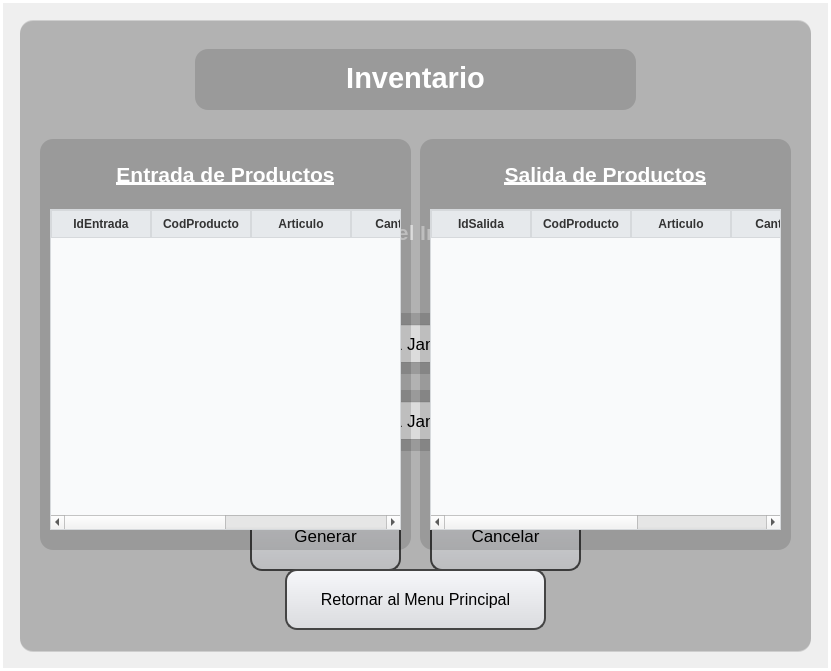
<?xml version="1.0" encoding="UTF-8"?>
<ui version="4.0">
 <class>MainWindow</class>
 <widget class="QMainWindow" name="MainWindow">
  <property name="geometry">
   <rect>
    <x>0</x>
    <y>0</y>
    <width>831</width>
    <height>671</height>
   </rect>
  </property>
  <property name="minimumSize">
   <size>
    <width>452</width>
    <height>611</height>
   </size>
  </property>
  <property name="maximumSize">
   <size>
    <width>16777215</width>
    <height>16777215</height>
   </size>
  </property>
  <property name="windowTitle">
   <string>MainWindow</string>
  </property>
  <widget class="QWidget" name="centralwidget">
   <widget class="QLabel" name="label">
    <property name="geometry">
     <rect>
      <x>0</x>
      <y>0</y>
      <width>831</width>
      <height>671</height>
     </rect>
    </property>
    <property name="text">
     <string/>
    </property>
    <property name="pixmap">
     <pixmap>../view_img/fondo.png</pixmap>
    </property>
    <property name="scaledContents">
     <bool>true</bool>
    </property>
   </widget>
   <widget class="QLabel" name="label_14">
    <property name="enabled">
     <bool>false</bool>
    </property>
    <property name="geometry">
     <rect>
      <x>0</x>
      <y>0</y>
      <width>831</width>
      <height>671</height>
     </rect>
    </property>
    <property name="styleSheet">
     <string notr="true">background-color: qlineargradient(spread:pad, x1:0, y1:0, x2:0, y2:00715909, stop:0 rgba(0, 0, 0, 35), stop:0.375 rgba(0, 0, 0, 50), stop:0.835227 rgba(0, 0, 0, 75));

border: 3px solid white; </string>
    </property>
    <property name="text">
     <string/>
    </property>
   </widget>
   <widget class="QWidget" name="widget_2" native="true">
    <property name="geometry">
     <rect>
      <x>0</x>
      <y>-1</y>
      <width>831</width>
      <height>671</height>
     </rect>
    </property>
    <widget class="QLabel" name="label_4">
     <property name="geometry">
      <rect>
       <x>20</x>
       <y>21</y>
       <width>791</width>
       <height>631</height>
      </rect>
     </property>
     <property name="styleSheet">
      <string notr="true">background-color:rgba(0,0,0,35);
border-radius:13px</string>
     </property>
     <property name="text">
      <string/>
     </property>
    </widget>
    <widget class="QLabel" name="label_5">
     <property name="geometry">
      <rect>
       <x>670</x>
       <y>35</y>
       <width>91</width>
       <height>91</height>
      </rect>
     </property>
     <property name="styleSheet">
      <string notr="true">image: url(:/image/IMG/metrologo.png);</string>
     </property>
     <property name="text">
      <string/>
     </property>
     <property name="pixmap">
      <pixmap>../view_img/metrologo.png</pixmap>
     </property>
     <property name="scaledContents">
      <bool>true</bool>
     </property>
    </widget>
    <widget class="QLabel" name="label_7">
     <property name="geometry">
      <rect>
       <x>40</x>
       <y>140</y>
       <width>371</width>
       <height>411</height>
      </rect>
     </property>
     <property name="styleSheet">
      <string notr="true">background-color:rgba(0,0,0,35);
border-radius:13px</string>
     </property>
     <property name="text">
      <string/>
     </property>
    </widget>
    <widget class="QLabel" name="label_9">
     <property name="geometry">
      <rect>
       <x>420</x>
       <y>140</y>
       <width>371</width>
       <height>411</height>
      </rect>
     </property>
     <property name="styleSheet">
      <string notr="true">background-color:rgba(0,0,0,35);
border-radius:13px</string>
     </property>
     <property name="text">
      <string/>
     </property>
    </widget>
    <widget class="QLabel" name="warning">
     <property name="geometry">
      <rect>
       <x>30</x>
       <y>500</y>
       <width>391</width>
       <height>41</height>
      </rect>
     </property>
     <property name="font">
      <font>
       <pointsize>11</pointsize>
       <weight>75</weight>
       <bold>true</bold>
      </font>
     </property>
     <property name="styleSheet">
      <string notr="true">color: red</string>
     </property>
     <property name="text">
      <string/>
     </property>
     <property name="alignment">
      <set>Qt::AlignCenter</set>
     </property>
    </widget>
    <widget class="QPushButton" name="bTretorno">
     <property name="geometry">
      <rect>
       <x>285</x>
       <y>570</y>
       <width>261</width>
       <height>61</height>
      </rect>
     </property>
     <property name="font">
      <font>
       <pointsize>12</pointsize>
       <weight>50</weight>
       <bold>false</bold>
       <underline>false</underline>
       <strikeout>false</strikeout>
      </font>
     </property>
     <property name="styleSheet">
      <string notr="true">QPushButton {
	color: black;
	 background: qlineargradient(x1:0, y1:0, x2:0, y2:1, stop:0 #f6f7fa, stop:1 #dadbde);
	border: 2px solid #444444;
    text-align: center; 
    text-decoration: none; 
    border-radius: 12px;
}

QPushButton:hover {
	background-color: rgb(255, 0, 0);
}

QPushButton:pressed {
	background-color: rgb(166, 0, 0);
}</string>
     </property>
     <property name="text">
      <string>Retornar al Menu Principal</string>
     </property>
    </widget>
    <widget class="QTableWidget" name="tw_entrada">
     <property name="geometry">
      <rect>
       <x>50</x>
       <y>210</y>
       <width>351</width>
       <height>321</height>
      </rect>
     </property>
     <property name="font">
      <font>
       <weight>50</weight>
       <bold>false</bold>
      </font>
     </property>
     <property name="styleSheet">
      <string notr="true">QTableWidget {
    border: 1px solid #d6d9dc;
    background-color: #f9fafb;
    gridline-color: #e6e9ec;
    alternate-background-color: #f1f3f4;
}

QHeaderView::section {
    background-color: #e6e9ec;
    padding: 4px;
    border: 1px solid #d6d9dc;
    font-weight: bold;
    color: #333333;
}

QTableWidget::item {
    border: 1px solid #d6d9dc;
    padding: 5px;
}

QTableWidget::item:selected {
    background-color: #d6d9dc;
    color: #333333;
}</string>
     </property>
     <property name="cornerButtonEnabled">
      <bool>true</bool>
     </property>
     <column>
      <property name="text">
       <string>IdEntrada</string>
      </property>
      <property name="font">
       <font>
        <pointsize>9</pointsize>
       </font>
      </property>
     </column>
     <column>
      <property name="text">
       <string>CodProducto</string>
      </property>
     </column>
     <column>
      <property name="text">
       <string>Articulo</string>
      </property>
      <property name="font">
       <font>
        <pointsize>9</pointsize>
       </font>
      </property>
     </column>
     <column>
      <property name="text">
       <string>Cantidad</string>
      </property>
      <property name="font">
       <font>
        <pointsize>9</pointsize>
       </font>
      </property>
     </column>
     <column>
      <property name="text">
       <string>¿Se recibio?</string>
      </property>
      <property name="font">
       <font>
        <pointsize>9</pointsize>
       </font>
      </property>
     </column>
     <column>
      <property name="text">
       <string>Fecha Recepción</string>
      </property>
     </column>
    </widget>
    <widget class="QTableWidget" name="tw_salida">
     <property name="geometry">
      <rect>
       <x>430</x>
       <y>210</y>
       <width>351</width>
       <height>321</height>
      </rect>
     </property>
     <property name="font">
      <font>
       <weight>50</weight>
       <bold>false</bold>
      </font>
     </property>
     <property name="styleSheet">
      <string notr="true">QTableWidget {
    border: 1px solid #d6d9dc;
    background-color: #f9fafb;
    gridline-color: #e6e9ec;
    alternate-background-color: #f1f3f4;
}

QHeaderView::section {
    background-color: #e6e9ec;
    padding: 4px;
    border: 1px solid #d6d9dc;
    font-weight: bold;
    color: #333333;
}

QTableWidget::item {
    border: 1px solid #d6d9dc;
    padding: 5px;
}

QTableWidget::item:selected {
    background-color: #d6d9dc;
    color: #333333;
}</string>
     </property>
     <property name="cornerButtonEnabled">
      <bool>true</bool>
     </property>
     <column>
      <property name="text">
       <string>IdSalida</string>
      </property>
      <property name="font">
       <font>
        <pointsize>9</pointsize>
       </font>
      </property>
     </column>
     <column>
      <property name="text">
       <string>CodProducto</string>
      </property>
      <property name="font">
       <font>
        <pointsize>9</pointsize>
       </font>
      </property>
     </column>
     <column>
      <property name="text">
       <string>Articulo</string>
      </property>
      <property name="font">
       <font>
        <pointsize>9</pointsize>
       </font>
      </property>
     </column>
     <column>
      <property name="text">
       <string>Cantidad</string>
      </property>
      <property name="font">
       <font>
        <pointsize>9</pointsize>
       </font>
      </property>
     </column>
     <column>
      <property name="text">
       <string>Fecha Salida</string>
      </property>
     </column>
    </widget>
    <widget class="QLabel" name="label_8">
     <property name="geometry">
      <rect>
       <x>105</x>
       <y>150</y>
       <width>241</width>
       <height>51</height>
      </rect>
     </property>
     <property name="font">
      <font>
       <pointsize>16</pointsize>
       <weight>75</weight>
       <italic>false</italic>
       <bold>true</bold>
       <underline>true</underline>
      </font>
     </property>
     <property name="styleSheet">
      <string notr="true">color: white</string>
     </property>
     <property name="text">
      <string>Entrada de Productos</string>
     </property>
     <property name="alignment">
      <set>Qt::AlignCenter</set>
     </property>
    </widget>
    <widget class="QLabel" name="label_10">
     <property name="geometry">
      <rect>
       <x>495</x>
       <y>150</y>
       <width>221</width>
       <height>51</height>
      </rect>
     </property>
     <property name="font">
      <font>
       <pointsize>16</pointsize>
       <weight>75</weight>
       <bold>true</bold>
       <underline>true</underline>
      </font>
     </property>
     <property name="styleSheet">
      <string notr="true">color: white</string>
     </property>
     <property name="text">
      <string>Salida de Productos</string>
     </property>
     <property name="alignment">
      <set>Qt::AlignCenter</set>
     </property>
    </widget>
    <widget class="QLabel" name="label_21">
     <property name="geometry">
      <rect>
       <x>200</x>
       <y>53</y>
       <width>431</width>
       <height>51</height>
      </rect>
     </property>
     <property name="font">
      <font>
       <pointsize>22</pointsize>
       <weight>75</weight>
       <bold>true</bold>
      </font>
     </property>
     <property name="styleSheet">
      <string notr="true">color: white</string>
     </property>
     <property name="text">
      <string>Inventario</string>
     </property>
     <property name="alignment">
      <set>Qt::AlignCenter</set>
     </property>
    </widget>
    <widget class="QLabel" name="label_22">
     <property name="geometry">
      <rect>
       <x>195</x>
       <y>50</y>
       <width>441</width>
       <height>61</height>
      </rect>
     </property>
     <property name="styleSheet">
      <string notr="true">background-color:rgba(0,0,0,35);
border-radius:13px</string>
     </property>
     <property name="text">
      <string/>
     </property>
    </widget>
    <widget class="QLabel" name="label_23">
     <property name="geometry">
      <rect>
       <x>90</x>
       <y>270</y>
       <width>271</width>
       <height>151</height>
      </rect>
     </property>
     <property name="font">
      <font>
       <pointsize>17</pointsize>
       <weight>75</weight>
       <italic>false</italic>
       <bold>true</bold>
       <underline>false</underline>
      </font>
     </property>
     <property name="styleSheet">
      <string notr="true">color: white</string>
     </property>
     <property name="text">
      <string>&lt;html&gt;&lt;head/&gt;&lt;body&gt;&lt;p&gt;¡No existen Registros &lt;/p&gt;&lt;p&gt;en el rango indicado!&lt;/p&gt;&lt;/body&gt;&lt;/html&gt;</string>
     </property>
     <property name="alignment">
      <set>Qt::AlignCenter</set>
     </property>
    </widget>
    <widget class="QLabel" name="label_24">
     <property name="geometry">
      <rect>
       <x>471</x>
       <y>270</y>
       <width>271</width>
       <height>151</height>
      </rect>
     </property>
     <property name="font">
      <font>
       <pointsize>17</pointsize>
       <weight>75</weight>
       <italic>false</italic>
       <bold>true</bold>
       <underline>false</underline>
      </font>
     </property>
     <property name="styleSheet">
      <string notr="true">color: white</string>
     </property>
     <property name="text">
      <string>&lt;html&gt;&lt;head/&gt;&lt;body&gt;&lt;p&gt;¡No existen Registros &lt;/p&gt;&lt;p&gt;en el rango indicado!&lt;/p&gt;&lt;/body&gt;&lt;/html&gt;</string>
     </property>
     <property name="alignment">
      <set>Qt::AlignCenter</set>
     </property>
    </widget>
    <zorder>label_4</zorder>
    <zorder>label_7</zorder>
    <zorder>label_5</zorder>
    <zorder>label_9</zorder>
    <zorder>warning</zorder>
    <zorder>bTretorno</zorder>
    <zorder>label_8</zorder>
    <zorder>label_10</zorder>
    <zorder>label_22</zorder>
    <zorder>label_21</zorder>
    <zorder>label_23</zorder>
    <zorder>label_24</zorder>
    <zorder>tw_entrada</zorder>
    <zorder>tw_salida</zorder>
   </widget>
   <widget class="QWidget" name="widget_1" native="true">
    <property name="geometry">
     <rect>
      <x>0</x>
      <y>0</y>
      <width>831</width>
      <height>671</height>
     </rect>
    </property>
    <widget class="QLabel" name="label_12">
     <property name="geometry">
      <rect>
       <x>20</x>
       <y>21</y>
       <width>791</width>
       <height>631</height>
      </rect>
     </property>
     <property name="styleSheet">
      <string notr="true">background-color:rgba(0,0,0,35);
border-radius:13px</string>
     </property>
     <property name="text">
      <string/>
     </property>
    </widget>
    <widget class="QLabel" name="label_13">
     <property name="geometry">
      <rect>
       <x>270</x>
       <y>40</y>
       <width>291</width>
       <height>231</height>
      </rect>
     </property>
     <property name="styleSheet">
      <string notr="true">background-color: qlineargradient(spread:pad, x1:0, y1:0, x2:0, y2:00715909, stop:0 rgba(0, 0, 0, 20), stop:0.375 rgba(0, 0, 0, 50), stop:0.835227 rgba(0, 0, 0, 75));
border-radius: 20px;</string>
     </property>
     <property name="text">
      <string/>
     </property>
    </widget>
    <widget class="QLabel" name="label_15">
     <property name="geometry">
      <rect>
       <x>450</x>
       <y>53</y>
       <width>81</width>
       <height>81</height>
      </rect>
     </property>
     <property name="styleSheet">
      <string notr="true">image: url(:/image/IMG/metrologo.png);</string>
     </property>
     <property name="text">
      <string/>
     </property>
     <property name="pixmap">
      <pixmap>../view_img/metrologo.png</pixmap>
     </property>
     <property name="scaledContents">
      <bool>true</bool>
     </property>
    </widget>
    <widget class="QLabel" name="label_16">
     <property name="geometry">
      <rect>
       <x>325</x>
       <y>70</y>
       <width>181</width>
       <height>131</height>
      </rect>
     </property>
     <property name="text">
      <string/>
     </property>
     <property name="pixmap">
      <pixmap>../view_img/Inventario.png</pixmap>
     </property>
     <property name="scaledContents">
      <bool>true</bool>
     </property>
     <property name="alignment">
      <set>Qt::AlignCenter</set>
     </property>
     <property name="wordWrap">
      <bool>false</bool>
     </property>
     <property name="margin">
      <number>-10</number>
     </property>
    </widget>
    <widget class="QLabel" name="label_17">
     <property name="geometry">
      <rect>
       <x>290</x>
       <y>212</y>
       <width>251</width>
       <height>41</height>
      </rect>
     </property>
     <property name="font">
      <font>
       <pointsize>16</pointsize>
       <weight>75</weight>
       <bold>true</bold>
      </font>
     </property>
     <property name="styleSheet">
      <string notr="true">color: white</string>
     </property>
     <property name="text">
      <string>&lt;html&gt;&lt;head/&gt;&lt;body&gt;&lt;p&gt;Generar el Inventario&lt;/p&gt;&lt;/body&gt;&lt;/html&gt;</string>
     </property>
     <property name="scaledContents">
      <bool>false</bool>
     </property>
     <property name="alignment">
      <set>Qt::AlignCenter</set>
     </property>
    </widget>
    <widget class="QLabel" name="label_11">
     <property name="geometry">
      <rect>
       <x>291</x>
       <y>394</y>
       <width>81</width>
       <height>51</height>
      </rect>
     </property>
     <property name="font">
      <font>
       <pointsize>15</pointsize>
       <weight>75</weight>
       <bold>true</bold>
      </font>
     </property>
     <property name="styleSheet">
      <string notr="true">color: white</string>
     </property>
     <property name="text">
      <string>&lt;html&gt;&lt;head/&gt;&lt;body&gt;&lt;p&gt;Hasta:&lt;/p&gt;&lt;/body&gt;&lt;/html&gt;</string>
     </property>
     <property name="scaledContents">
      <bool>false</bool>
     </property>
     <property name="alignment">
      <set>Qt::AlignCenter</set>
     </property>
    </widget>
    <widget class="QLabel" name="label_18">
     <property name="geometry">
      <rect>
       <x>230</x>
       <y>313</y>
       <width>371</width>
       <height>61</height>
      </rect>
     </property>
     <property name="styleSheet">
      <string notr="true">background-color:rgba(0,0,0,35);
border-radius:13px</string>
     </property>
     <property name="text">
      <string/>
     </property>
    </widget>
    <widget class="QDateEdit" name="desde_de">
     <property name="geometry">
      <rect>
       <x>388</x>
       <y>323</y>
       <width>161</width>
       <height>41</height>
      </rect>
     </property>
     <property name="font">
      <font>
       <pointsize>13</pointsize>
      </font>
     </property>
     <property name="date">
      <date>
       <year>2024</year>
       <month>1</month>
       <day>1</day>
      </date>
     </property>
    </widget>
    <widget class="QDateEdit" name="hasta_de">
     <property name="geometry">
      <rect>
       <x>388</x>
       <y>400</y>
       <width>161</width>
       <height>41</height>
      </rect>
     </property>
     <property name="font">
      <font>
       <pointsize>13</pointsize>
      </font>
     </property>
     <property name="date">
      <date>
       <year>2024</year>
       <month>1</month>
       <day>1</day>
      </date>
     </property>
    </widget>
    <widget class="QLabel" name="label_19">
     <property name="geometry">
      <rect>
       <x>230</x>
       <y>390</y>
       <width>371</width>
       <height>61</height>
      </rect>
     </property>
     <property name="styleSheet">
      <string notr="true">background-color:rgba(0,0,0,35);
border-radius:13px</string>
     </property>
     <property name="text">
      <string/>
     </property>
    </widget>
    <widget class="QLabel" name="label_20">
     <property name="geometry">
      <rect>
       <x>291</x>
       <y>317</y>
       <width>81</width>
       <height>51</height>
      </rect>
     </property>
     <property name="font">
      <font>
       <pointsize>15</pointsize>
       <weight>75</weight>
       <bold>true</bold>
      </font>
     </property>
     <property name="styleSheet">
      <string notr="true">color: white</string>
     </property>
     <property name="text">
      <string>&lt;html&gt;&lt;head/&gt;&lt;body&gt;&lt;p&gt;Desde:&lt;/p&gt;&lt;/body&gt;&lt;/html&gt;</string>
     </property>
     <property name="scaledContents">
      <bool>false</bool>
     </property>
     <property name="alignment">
      <set>Qt::AlignCenter</set>
     </property>
    </widget>
    <widget class="QPushButton" name="btCancelar">
     <property name="geometry">
      <rect>
       <x>430</x>
       <y>500</y>
       <width>151</width>
       <height>71</height>
      </rect>
     </property>
     <property name="font">
      <font>
       <pointsize>13</pointsize>
       <weight>50</weight>
       <bold>false</bold>
       <underline>false</underline>
       <strikeout>false</strikeout>
      </font>
     </property>
     <property name="styleSheet">
      <string notr="true">QPushButton {
	 background: qlineargradient(x1:0, y1:0, x2:0, y2:1, stop:0 #f6f7fa, stop:1 #dadbde);
	border: 2px solid #444444;
    text-align: center; 
    text-decoration: none; 
    border-radius: 12px;
}

QPushButton:hover {
	background-color: rgb(255, 0, 0);
}

QPushButton:pressed {
	background-color: rgb(166, 0, 0);
}</string>
     </property>
     <property name="text">
      <string>Cancelar</string>
     </property>
    </widget>
    <widget class="QLabel" name="warning_2">
     <property name="geometry">
      <rect>
       <x>140</x>
       <y>456</y>
       <width>551</width>
       <height>41</height>
      </rect>
     </property>
     <property name="font">
      <font>
       <pointsize>11</pointsize>
       <weight>75</weight>
       <bold>true</bold>
      </font>
     </property>
     <property name="styleSheet">
      <string notr="true">color: red</string>
     </property>
     <property name="text">
      <string/>
     </property>
     <property name="alignment">
      <set>Qt::AlignCenter</set>
     </property>
    </widget>
    <widget class="QPushButton" name="btGenerar">
     <property name="geometry">
      <rect>
       <x>250</x>
       <y>500</y>
       <width>151</width>
       <height>71</height>
      </rect>
     </property>
     <property name="minimumSize">
      <size>
       <width>0</width>
       <height>0</height>
      </size>
     </property>
     <property name="font">
      <font>
       <pointsize>13</pointsize>
       <weight>50</weight>
       <bold>false</bold>
       <underline>false</underline>
       <strikeout>false</strikeout>
      </font>
     </property>
     <property name="styleSheet">
      <string notr="true">QPushButton {
	 background: qlineargradient(x1:0, y1:0, x2:0, y2:1, stop:0 #f6f7fa, stop:1 #dadbde);
	border: 2px solid #444444;
    text-align: center; 
    text-decoration: none; 
    border-radius: 12px;
}

QPushButton:hover {
	background-color: rgb(241, 241, 241);
}

QPushButton:pressed {
	background-color: rgb(223, 223, 223);
}
</string>
     </property>
     <property name="text">
      <string>Generar</string>
     </property>
    </widget>
    <zorder>label_12</zorder>
    <zorder>label_13</zorder>
    <zorder>label_16</zorder>
    <zorder>label_17</zorder>
    <zorder>label_15</zorder>
    <zorder>label_18</zorder>
    <zorder>desde_de</zorder>
    <zorder>label_19</zorder>
    <zorder>label_20</zorder>
    <zorder>hasta_de</zorder>
    <zorder>label_11</zorder>
    <zorder>btCancelar</zorder>
    <zorder>warning_2</zorder>
    <zorder>btGenerar</zorder>
   </widget>
   <zorder>label</zorder>
   <zorder>label_14</zorder>
   <zorder>widget_1</zorder>
   <zorder>widget_2</zorder>
  </widget>
 </widget>
 <resources>
  <include location="../view_img/Recursos.qrc"/>
 </resources>
 <connections/>
</ui>
